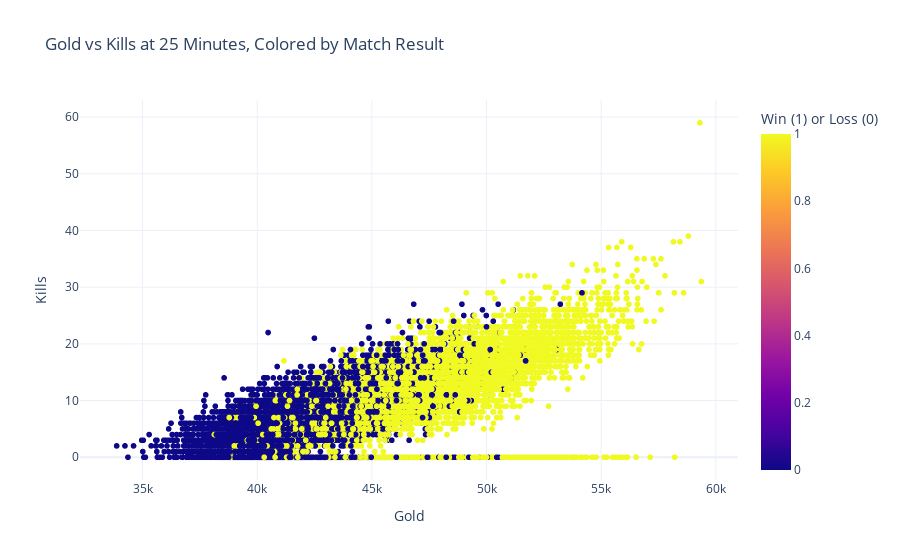

Notebook cell for this chart:
### Code cell
bivariate_3 = px.scatter(
    data,
    x='goldat25', y='killsat25',
    color='result',
    title='Gold vs Kills at 25 Minutes, Colored by Match Result',
    labels={'goldat25': 'Gold', 'killsat25': 'Kills', 'result': 'Win (1) or Loss (0)'}
)

bivariate_3.update_layout(template='plotly_white')
# bivariate_3.write_html("gold_vs_kills_by_result.html", include_plotlyjs='cdn')
bivariate_3.show()

### Figure 1 — Plotly figure (JSON) as saved in the notebook; plotly's stock layout.template omitted (floating-point values rounded to 4 significant figures; data arrays with more than 128 entries replaced by an {"elided": "..."} marker saying what was removed)
{"data": [{"hovertemplate": "Gold=%{x}<br>Kills=%{y}<br>Win (1) or Loss (0)=%{marker.color}<extra></extra>", "legendgroup": "", "marker": {"color": {"elided": "15660 int values"}, "coloraxis": "coloraxis", "symbol": "circle"}, "mode": "markers", "name": "", "showlegend": false, "type": "scattergl", "x": {"elided": "15660 int values"}, "xaxis": "x", "y": {"elided": "15660 int values"}, "yaxis": "y"}], "layout": {"coloraxis": {"colorbar": {"title": {"text": "Win (1) or Loss (0)"}}, "colorscale": [[0, "#0d0887"], [0.1111, "#46039f"], [0.2222, "#7201a8"], [0.3333, "#9c179e"], [0.4444, "#bd3786"], [0.5556, "#d8576b"], [0.6667, "#ed7953"], [0.7778, "#fb9f3a"], [0.8889, "#fdca26"], [1, "#f0f921"]]}, "legend": {"tracegroupgap": 0}, "title": {"text": "Gold vs Kills at 25 Minutes, Colored by Match Result"}, "xaxis": {"anchor": "y", "domain": [0, 1], "title": {"text": "Gold"}}, "yaxis": {"anchor": "x", "domain": [0, 1], "title": {"text": "Kills"}}}}
